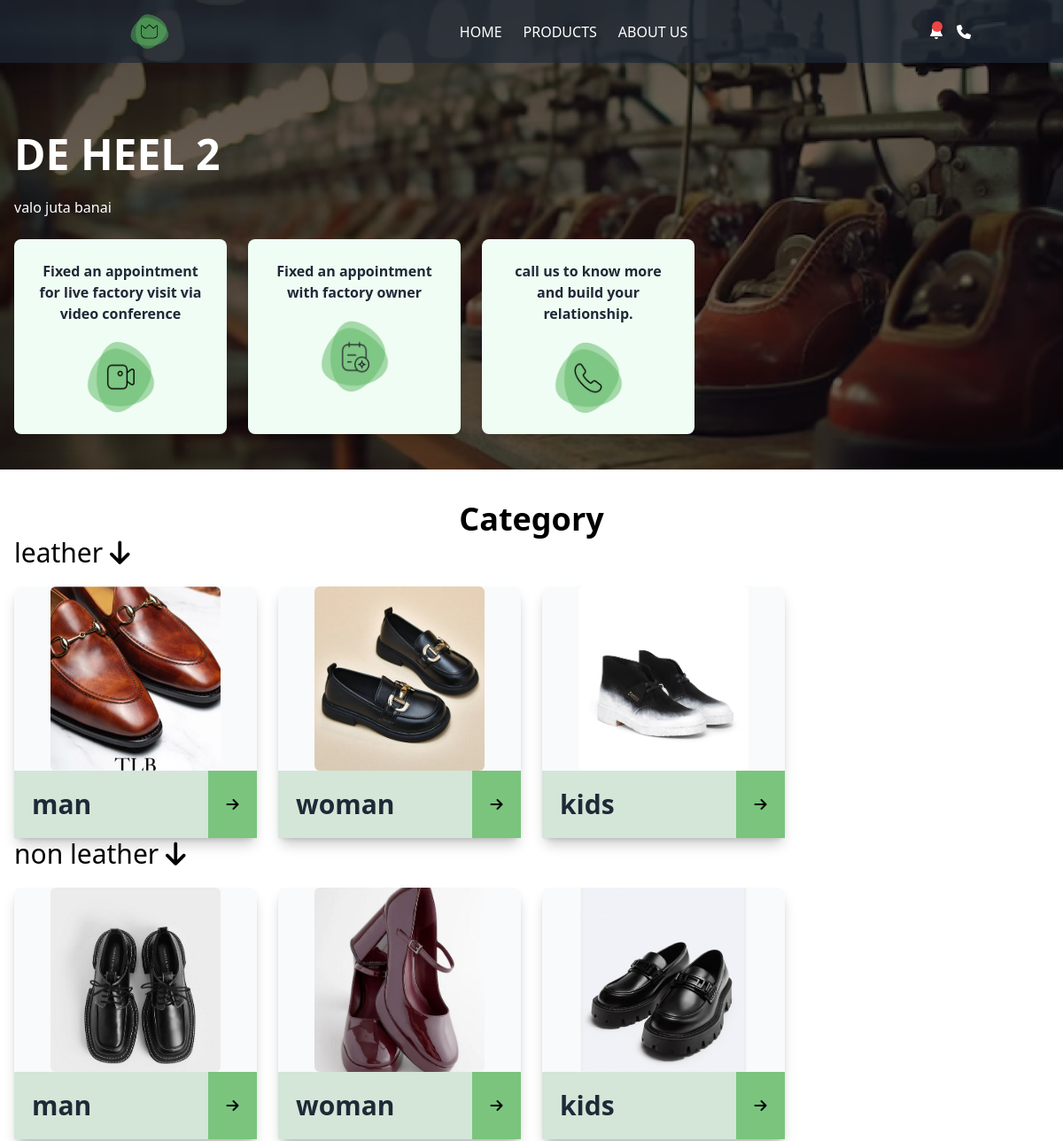
Before: / (upper part) with the older database file.
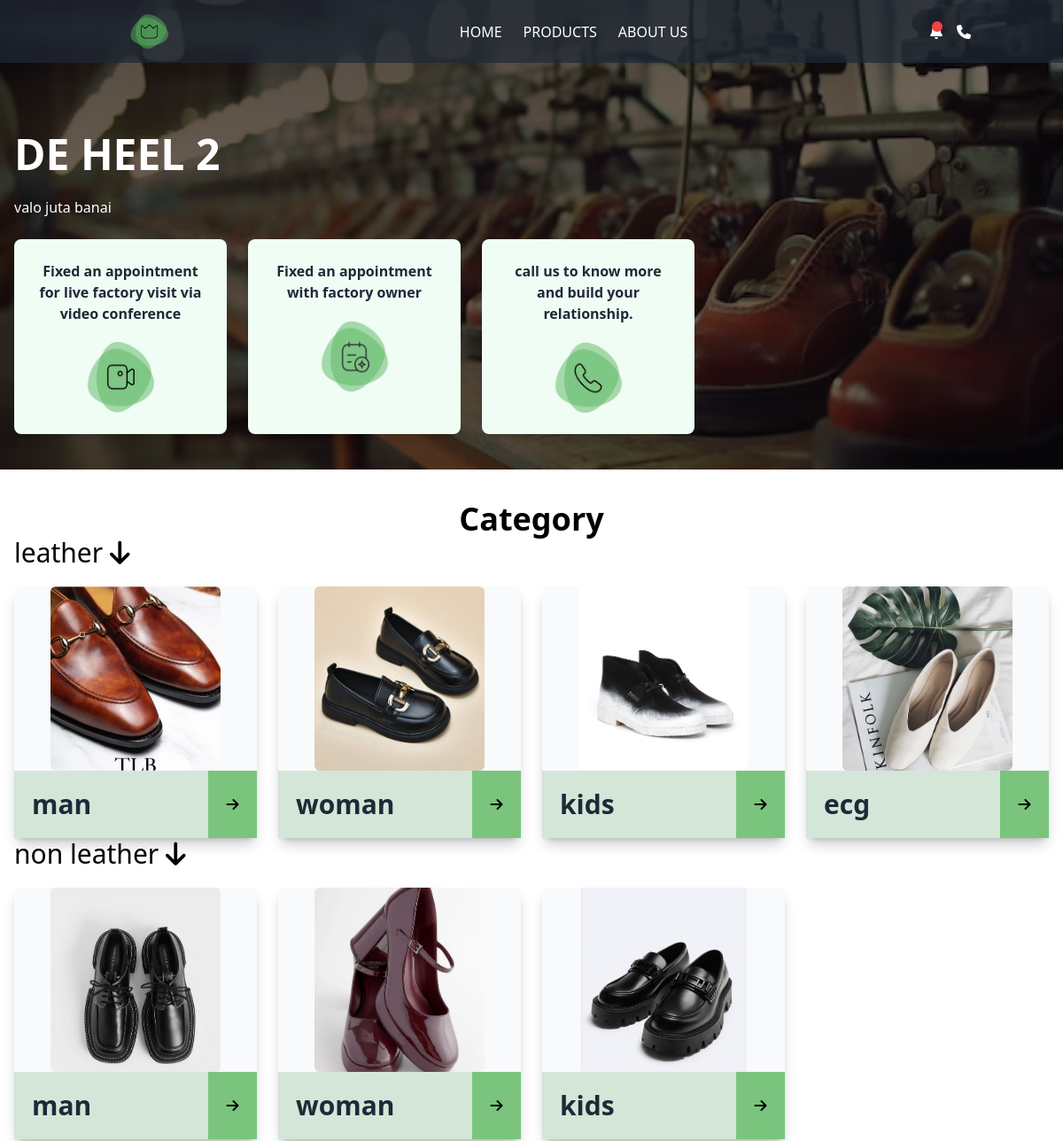
After: the same page with the newer database file.
### home/models.py (models this page shows, shortened)
class Footer(models.Model):
    logo = models.ImageField(upload_to='logo/', verbose_name="Site logo")
    title = models.CharField(max_length=100)
    description = models.TextField()
    fb_link = models.URLField(blank=True, null=True)
    twitter_link = models.URLField(blank=True, null=True)
    instagram_link = models.URLField(blank=True, null=True)
    youtube_link = models.URLField(blank=True, null=True)

class BannerModel(models.Model):
    image = models.ImageField(upload_to='banners/', verbose_name="Banner Image")
    title = models.CharField(max_length=200, verbose_name="Banner Title")
    subtitle = models.TextField(blank=True, verbose_name="Banner Subtitle")

class VideoConference(models.Model):
    title = models.CharField(max_length=100)
    url = models.URLField()

class ContactUs(models.Model):
    title = models.CharField(blank=True, null=True, max_length=100, verbose_name="Title")
    phone_number = models.CharField(max_length=25, verbose_name="Phone Number")

class CategoryLevel1(models.Model):
    name = models.CharField(max_length=100, verbose_name="Category Level 1")

class CategoryLevel2(models.Model):
    parent = models.ForeignKey(CategoryLevel1, on_delete=models.CASCADE, related_name='level2_categories', verbose_name="Parent Category (Level 1)")
    name = models.CharField(max_length=100, verbose_name="Category Level 2")
    image = models.ImageField(blank=True, null=True, upload_to='products/', verbose_name="Product Image")

### home/views.py (the view)
# urls.py: path('', home, name='home'),
def home(request):
    banner = BannerModel.objects.last()
    strengths = Strength.objects.all()
    carousel_images = CarouselImage.objects.all()
    branches = Branch.objects.all()
    gallery_images = ImageGallery.objects.all()
    video_section = VideoSection.objects.last()
    level1_categories = CategoryLevel1.objects.prefetch_related('level2_categories__level3_categories')
    products = Product.objects.order_by('-id')
    category_level1 = request.GET.get('category_level1')
    category_level2 = request.GET.get('category_level2')
    category_level3 = request.GET.get('category_level3')
    category_all = request.GET.get('category')
    if category_all == "all":
        pass
    elif category_level3:
        products = products.filter(category_id=category_level3)
    elif category_level2:
        products = products.filter(category__parent_id=category_level2)
    elif category_level1:
        products = products.filter(category__parent__parent_id=category_level1)
    category_level1_list = CategoryLevel1.objects.prefetch_related('level2_categories').all()
    latest_products = Product.objects.filter(latest=True)
    footer = Footer.objects.first()
    footer_links = FooterLink.objects.all()
    contact_us = ContactUs.objects.first()
    new_appointments = Appointment.objects.filter(viewed=False).order_by('-calendar')[:5]
    has_new_appointments = new_appointments.exists()
    video_conferences = VideoConference.objects.all()
    context = {
        'banner': banner,
        'carousel_images': carousel_images,
        'branches': branches,
        'gallery_images': gallery_images,
        'video_section': video_section,
        'strengths': strengths,
        "category_level1_list": category_level1_list,
        'latest_products': latest_products,
        'footer': footer,
        'footer_links': footer_links,
        'contact_us': contact_us,
        'new_appointments': new_appointments,
        'has_new_appointments': has_new_appointments,
        'video_conferences': video_conferences,
        'level1_categories': level1_categories,
        'products': products,
    }
    return render(request, 'home.html', context)

### home/models.py (called while the page is built)
    @property
    def embed_url(self):
        if self.video_link:
            match = re.search(r'(?:v=|\/embed\/|\/watch\?v=|\/)([a-zA-Z0-9_-]{11})', self.video_link)
            if match:
                video_id = match.group(1)
                return f"https://www.youtube.com/embed/{video_id}"
        return None

### home/templates/home.html (shortened to what this page needs)
{% load static %}
<!DOCTYPE html>
<html lang="en">
<head>
  <script src="https://cdn.tailwindcss.com"></script>
  <link rel="stylesheet" href="https://cdnjs.cloudflare.com/ajax/libs/font-awesome/6.5.0/css/all.min.css">
  <link rel="stylesheet" href="https://unpkg.com/swiper/swiper-bundle.min.css">
</head>
<body class="relative">
  <header id="navbar" class="bg-gray-800 bg-opacity-70 text-white fixed w-full top-0 z-50">
    <div class="container mx-auto flex items-center justify-between p-4">
      <div class="flex items-center">
        <a href="{% url 'home' %}">
            {% if footer and footer.logo %}
                <img src="{{ footer.logo.url }}" alt="Logo" class="w-[129px] h-[39px] object-contain mr-3">
            {% else %}
                <span class="text-lg font-bold">Logo</span>
            {% endif %}
        </a>
    </div>
      <nav class="hidden md:flex space-x-6 uppercase">
        <a href="{% url 'home' %}" class="hover:text-gray-300">Home</a>
        <a href="{% url 'product' %}" class="hover:text-gray-300">Products</a>
        <a href="{% url 'about' %}" class="hover:text-gray-300">About US</a>
      </nav>
      <div class="flex items-center space-x-4">
        <button class="hover:text-gray-300 relative" id="bell-button">
          <i class="fa-solid fa-bell"></i>
          {% if new_appointments %}
              <span class="absolute top-0 right-0 w-3 h-3 bg-red-500 rounded-full animate-ping"></span>
          {% endif %}
      </button>
        <div>
          {% if contact_us.phone_number %}
              <button class="hover:text-gray-300">
                  <a href="tel:{{ contact_us.phone_number }}">
                      <i class="fa-solid fa-phone"></i>
                  </a>
              </button>
          {% endif %}
      </div>
      </div>
    </div>
  </header>
  <section class="relative bg-cover bg-center h-auto" style="background-image: url('{{ banner.image.url }}');">
    <div class="absolute inset-0 bg-black opacity-50"></div>
    <div class="relative z-10 flex flex-col justify-start max-w-[1500px] mx-auto text-white h-full space-y-6 px-4">
      <h2 class="text-3xl md:text-5xl font-bold uppercase mt-[150px]">{{ banner.title }}</h2>
      <p class="max-w-3xl leading-loose text-lg md:text-base">
        {{ banner.subtitle }}
      </p>
      <div class="grid grid-cols-1 md:grid-cols-3 gap-6 max-w-3xl w-full mt-6 mb-5">
        {% for conference in video_conferences %}
        <a href="{{ conference.url }}" target="_blank">
            <div class="flex flex-col h-[150px] md:h-[220px] mb-10 p-6 bg-green-50 rounded-lg shadow-lg">
                <p class="text-gray-800 text-xs md:text-base text-center font-semibold">
                    {{ conference.title }}
                </p>
                <img src="{% static 'assets/gp1.png' %}" class="w-[80px] mt-5 h-[80px] mx-auto" />
            </div>
        </a>
        {% endfor %}
        <div
        class="flex flex-col mb-10 p-6 bg-green-50 rounded-lg shadow-lg cursor-pointer"
        onclick="openAppointmentPopup()"
        >
        <p class="text-gray-800 text-center font-semibold">
          Fixed an appointment with factory owner
        </p>
        <img src="{% static 'assets/gp2.png' %}" class="w-[80px] mt-5 h-[80px] mx-auto" />
        </div>
        <a href="tel:{{ contact_us.phone_number }}">
          <div class="flex flex-col mb-10 p-6 bg-green-50 rounded-lg shadow-lg cursor-pointer">
              <p class="text-gray-800 text-center font-semibold">
                  {{ contact_us.title }}
              </p>
              <img src="{% static 'assets/gp3.png' %}" class="w-[80px] mt-5 h-[80px] mx-auto" />
          </div>
      </a>
      </div>
    </div>
  </section>
  <main class="mx-auto p-4">
    <div class="max-w-[1200px] mx-auto justify-center items-center">
      <h1 class="text-4xl font-bold text-center mt-5">Category</h1>
      {% for category_level1 in category_level1_list %}
        <p class="text-3xl mb-5">{{ category_level1.name }} <i class="fa fa-arrow-down"></i></p>
        <div class="grid grid-cols-1 sm:grid-cols-2 md:grid-cols-3 lg:grid-cols-4 gap-6">
          {% for category_level2 in category_level1.level2_categories.all %}
            <div class="flex flex-col items-center bg-gray-50 rounded-lg shadow-lg shadow-black/20">
              <img
                src="{{ category_level2.image.url }}"
                alt="{{ category_level2.name }}"
                class="w-48 h-52 object-cover rounded-md"
              />
              <div class="grid grid-cols-10 w-full">
                <div class="col-span-8 flex bg-[#D3E6D8] p-5">
                  <p class="text-center text-3xl font-semibold text-gray-800">{{ category_level2.name }}</p>
                </div>
                <div class="col-span-2 flex items-center justify-center bg-[#7AC47E] p-5">
                  <a href="{% url 'product' %}?category_level2={{ category_level2.id }}">
                    <i class="fa-solid text-center fa-arrow-right"></i>
                  </a>
                </div>
              </div>
            </div>
          {% endfor %}
        </div>
      {% endfor %}
    </div>
  </main>
</body>
</html>

Changed rows visible on the page:
added CategoryLevel2: image (picture), name "ecg", shown under CategoryLevel1 "leather"
